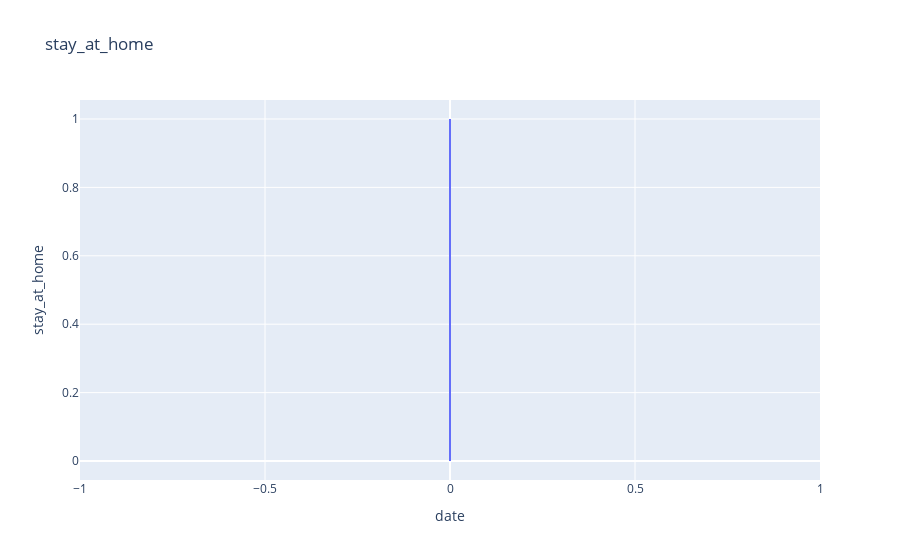

Notebook source saved alongside this figure:
### Code cell
feature = 'stay_at_home'
fig = px.line(df, x="date", y=feature, title=f'{feature}')
fig.show()

### Figure 1 — Plotly figure (JSON) as saved in the notebook; plotly's stock layout.template omitted (floating-point values rounded to 4 significant figures; data arrays with more than 128 entries replaced by an {"elided": "..."} marker saying what was removed)
{"data": [{"hovertemplate": "date=%{x}<br>stay_at_home=%{y}<extra></extra>", "legendgroup": "", "line": {"color": "#636efa", "dash": "solid"}, "mode": "lines", "name": "", "orientation": "v", "showlegend": false, "type": "scatter", "x": {"elided": "512 int values"}, "xaxis": "x", "y": {"elided": "512 int values"}, "yaxis": "y"}], "layout": {"legend": {"tracegroupgap": 0}, "title": {"text": "stay_at_home"}, "xaxis": {"anchor": "y", "domain": [0, 1], "title": {"text": "date"}}, "yaxis": {"anchor": "x", "domain": [0, 1], "title": {"text": "stay_at_home"}}}}
